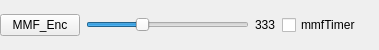
<?xml version="1.0" encoding="UTF-8"?>
<ui version="4.0">
 <class>Usb_mmf</class>
 <widget class="QWidget" name="Usb_mmf">
  <property name="geometry">
   <rect>
    <x>0</x>
    <y>0</y>
    <width>379</width>
    <height>50</height>
   </rect>
  </property>
  <property name="windowTitle">
   <string>Form</string>
  </property>
  <widget class="QWidget" name="layoutWidget">
   <property name="geometry">
    <rect>
     <x>0</x>
     <y>10</y>
     <width>361</width>
     <height>30</height>
    </rect>
   </property>
   <layout class="QHBoxLayout" name="horizontalLayout">
    <item>
     <widget class="QPushButton" name="btn_mmf">
      <property name="text">
       <string>MMF_Enc</string>
      </property>
     </widget>
    </item>
    <item>
     <widget class="QSlider" name="tbr_delay">
      <property name="minimum">
       <number>1</number>
      </property>
      <property name="maximum">
       <number>999</number>
      </property>
      <property name="value">
       <number>333</number>
      </property>
      <property name="orientation">
       <enum>Qt::Horizontal</enum>
      </property>
     </widget>
    </item>
    <item>
     <widget class="QLabel" name="edit_delay">
      <property name="text">
       <string>333</string>
      </property>
     </widget>
    </item>
    <item>
     <widget class="QCheckBox" name="timer_readEnc">
      <property name="text">
       <string>mmfTimer</string>
      </property>
     </widget>
    </item>
   </layout>
  </widget>
 </widget>
 <resources/>
 <connections/>
</ui>
